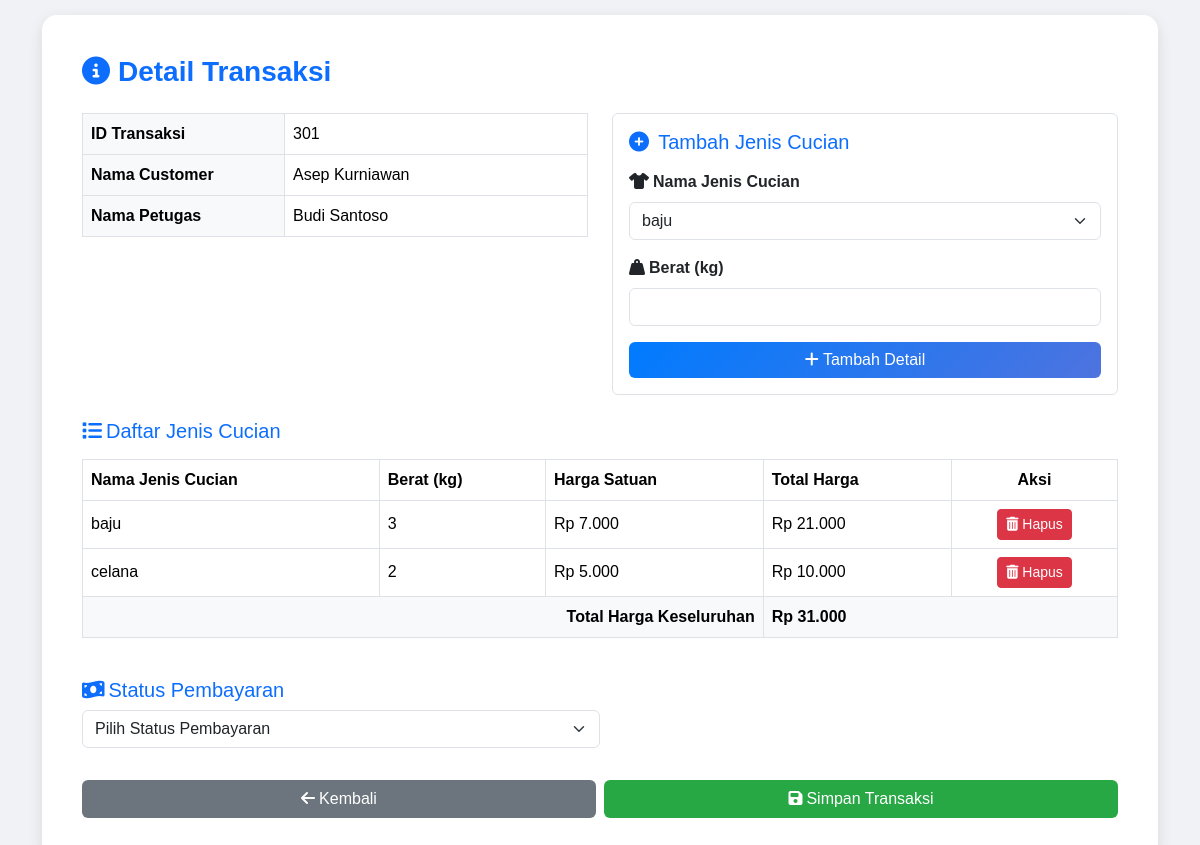
Page /admin/transaksi/show_detail_transaksi.php?id_transaksi=301 on the committed database.
### tables this page shows
CREATE TABLE `transaksi` (
  `id_transaksi` int(11) NOT NULL,
  `tgl_transaksi` date NOT NULL,
  `waktu_transaksi` time NOT NULL,
  `status` varchar(50) NOT NULL,
  `status_transaksi` int(11) NOT NULL,
  `id_customer` int(11) NOT NULL,
  `id_petugas` int(11) NOT NULL
);

CREATE TABLE `customer` (
  `id_customer` int(11) NOT NULL,
  `nama_customer` varchar(100) NOT NULL,
  `no_telp` varchar(15) NOT NULL
);

CREATE TABLE `petugas` (
  `id_petugas` int(11) NOT NULL,
  `nama_petugas` varchar(50) NOT NULL,
  `no_telp` varchar(15) NOT NULL,
  `alamat` text NOT NULL,
  `email` varchar(100) NOT NULL
);

CREATE TABLE `detail_transaksi` (
  `id_detail_transaksi` int(11) NOT NULL,
  `berat` float NOT NULL,
  `total_harga` int(11) NOT NULL,
  `id_transaksi` int(11) NOT NULL,
  `id_jenis_cucian` int(11) DEFAULT NULL
);

CREATE TABLE `jenis_cucian` (
  `id_jenis_cucian` int(11) NOT NULL,
  `nama_jenis_cucian` varchar(50) NOT NULL,
  `harga` int(11) NOT NULL
);

### admin/transaksi/show_detail_transaksi.php (the view, shortened to what this page needs)
<?php
include "../include/koneksi.php";
include "../include/header.php";
$id_transaksi = (int) $_GET['id_transaksi'];
$query = "SELECT t.*, c.nama_customer, p.nama_petugas
          FROM transaksi t
          INNER JOIN customer c ON t.id_customer = c.id_customer
          INNER JOIN petugas p ON t.id_petugas = p.id_petugas
          WHERE t.id_transaksi = ?";
$stmt = mysqli_prepare($koneksi, $query);
mysqli_stmt_bind_param($stmt, "i", $id_transaksi);
mysqli_stmt_execute($stmt);
$result = mysqli_stmt_get_result($stmt);
$data = mysqli_fetch_assoc($result);
?>
<!DOCTYPE html>
<html lang="id">
<head>
</head>
<body>
<div class="container">
  <div class="card p-4">
    <div class="card-body">
      <h3 class="mb-4 text-primary">
        <i class="fas fa-info-circle me-2"></i>Detail Transaksi
      </h3>
      <div class="row">
        <div class="col-md-6">
          <table class="table table-bordered">
            <tr>
              <th class="bg-light" style="width: 40%;">ID Transaksi</th>
              <td><?= htmlspecialchars($data['id_transaksi']); ?></td>
            </tr>
            <tr>
              <th class="bg-light">Nama Customer</th>
              <td><?= htmlspecialchars($data['nama_customer']); ?></td>
            </tr>
            <tr>
              <th class="bg-light">Nama Petugas</th>
              <td><?= htmlspecialchars($data['nama_petugas']); ?></td>
            </tr>
          </table>
        </div>
        <div class="col-md-6">
          <div class="border rounded p-3">
            <h5 class="text-primary mb-3"><i class="fas fa-plus-circle me-1"></i> Tambah Jenis Cucian</h5>
            <form method="POST" action="">
              <div class="mb-3">
                <label for="id_jenis_cucian" class="form-label fw-bold">
                  <i class="fas fa-tshirt me-1"></i>Nama Jenis Cucian
                </label>
                <select class="form-select" id="id_jenis_cucian" name="id_jenis_cucian" required>
                  <?php
                  $jenis_cucian_result = mysqli_query($koneksi, "SELECT * FROM jenis_cucian");
                  while ($jenis_cucian = mysqli_fetch_assoc($jenis_cucian_result)): ?>
                    <option value="<?= $jenis_cucian['id_jenis_cucian']; ?>">
                      <?= htmlspecialchars($jenis_cucian['nama_jenis_cucian']); ?>
                    </option>
                  <?php endwhile; ?>
                </select>
              </div>
              <div class="mb-3">
                <label for="berat" class="form-label fw-bold">
                  <i class="fas fa-weight-hanging me-1"></i>Berat (kg)
                </label>
                <input type="number" class="form-control" id="berat" name="berat" step="0.01" required>
              </div>
              <button type="submit" class="btn btn-custom w-100">
                <i class="fas fa-plus"></i> Tambah Detail
              </button>
            </form>
          </div>
        </div>
      </div>
      <h5 class="mt-4 mb-3 text-primary">
        <i class="fas fa-list me-1"></i>Daftar Jenis Cucian
      </h5>
      <div class="table-responsive">
        <table class="table table-hover table-bordered align-middle">
          <thead>
            <tr>
              <th>Nama Jenis Cucian</th>
              <th>Berat (kg)</th>
              <th>Harga Satuan</th>
              <th>Total Harga</th>
              <th class="text-center">Aksi</th>
            </tr>
          </thead>
          <tbody>
            <?php
            $total_semua_harga = 0;
            $detail_query = "SELECT dt.*, jc.nama_jenis_cucian, jc.harga
                             FROM detail_transaksi dt
                             INNER JOIN jenis_cucian jc
                             ON dt.id_jenis_cucian = jc.id_jenis_cucian
                             WHERE dt.id_transaksi = ?";
            $detail_stmt = mysqli_prepare($koneksi, $detail_query);
            mysqli_stmt_bind_param($detail_stmt, "i", $id_transaksi);
            mysqli_stmt_execute($detail_stmt);
            $detail_result = mysqli_stmt_get_result($detail_stmt);
            $detail_count = mysqli_num_rows($detail_result);
            while ($detail = mysqli_fetch_assoc($detail_result)):
              $total_harga = $detail['berat'] * $detail['harga'];
              $total_semua_harga += $total_harga;
            ?>
              <tr>
                <td><?= htmlspecialchars($detail['nama_jenis_cucian']); ?></td>
                <td><?= htmlspecialchars($detail['berat']); ?></td>
                <td>Rp <?= number_format($detail['harga'], 0, ',', '.'); ?></td>
                <td>Rp <?= number_format($total_harga, 0, ',', '.'); ?></td>
                <td class="text-center">
                  <form method="POST" action="" onsubmit="return confirm('Yakin ingin menghapus jenis cucian ini?');">
                    <button type="submit" name="hapus_detail" class="btn btn-danger btn-sm">
                      <i class="fas fa-trash-alt"></i> Hapus
                    </button>
                  </form>
                </td>
              </tr>
            <?php endwhile; ?>
          </tbody>
          <tfoot>
            <tr>
              <td colspan="3" class="text-end"><strong>Total Harga Keseluruhan</strong></td>
              <td colspan="2"><strong>Rp <?= number_format($total_semua_harga, 0, ',', '.'); ?></strong></td>
            </tr>
          </tfoot>
        </table>
      </div>
      <div class="mt-4">
        <h5 class="text-primary"><i class="fas fa-money-bill-wave me-1"></i>Status Pembayaran</h5>
        <form method="POST" action="">
          <div class="mb-3" style="max-width: 50%;">
            <select class="form-select" name="status_transaksi" required>
              <option value="" disabled selected>Pilih Status Pembayaran</option>
            </select>
          </div>
          <div class="row mt-4 g-2">
            <div class="col-12 col-md-6">
              <a href="show_transaksi.php" class="btn btn-back w-100">
                <i class="fas fa-arrow-left me-1"></i>Kembali
              </a>
            </div>
            <div class="col-12 col-md-6">
              <button type="submit" name="simpan_transaksi" class="btn btn-save w-100"
                <?= $detail_count == 0 ? 'disabled' : ''; ?>
                onclick="return confirm('Apakah Anda yakin ingin menyimpan transaksi ini?')">
                <i class="fas fa-save me-1"></i>Simpan Transaksi
              </button>
            </div>
          </div>
        </form>
      </div>
    </div>
  </div>
</div>
<?php include "../include/footer.php"; ?>

### admin/transaksi/show_detail_transaksi.php (style rules this page uses)
body { background: #f0f2f5; margin: 0; padding: 0; font-family: 'Poppins', sans-serif; }
.container { margin-bottom: 3rem; padding-top: 15px; }
.card { border-radius: 15px; box-shadow: 0 5px 15px rgba(0,0,0,0.1); border: none; }
.card h3 { font-weight: 600; }
.btn-custom { background: linear-gradient(135deg, #007bff, #4e73df); color: #fff; border: none; transition: all 0.3s ease; }
.table thead { background-color: #007bff; color: #fff; }
.table tfoot td { font-weight: 600; background-color: #f8f9fa; }
.btn-save { background-color: #28a745; color: #fff; transition: all 0.3s ease; }
.btn-back { background-color: #6c757d; color: #fff; transition: all 0.3s ease; }

### rows in the picture
transaksi: id_transaksi "301", id_customer.nama_customer "Asep Kurniawan", id_petugas.nama_petugas "Budi Santoso"
detail_transaksi: id_jenis_cucian.nama_jenis_cucian "baju", berat "3", id_jenis_cucian.harga "7.000", berat.harga "21.000"
detail_transaksi: id_jenis_cucian.nama_jenis_cucian "celana", berat "2", id_jenis_cucian.harga "5.000", berat.harga "10.000"

### other values in the picture
$total_semua_harga "31.000"
form field id_jenis_cucian "baju"
